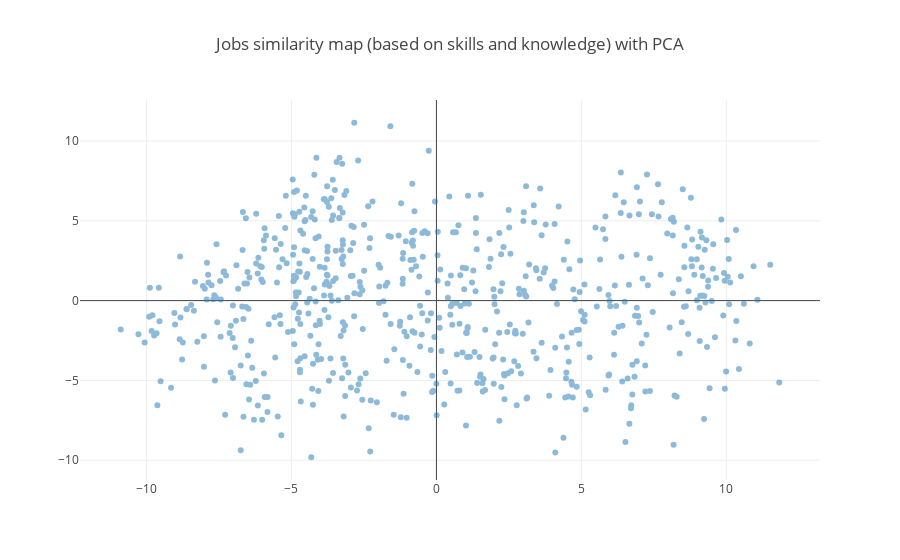

The notebook cell this image was saved under:
### Code cell
data = [
    go.Scatter(
        x=pc[:,0],
        y=pc[:,1],
        mode='markers',
        text=df_pivot.index.tolist(),
        opacity=0.5
    )
]
layout = go.Layout(
    title='Jobs similarity map (based on skills and knowledge) with PCA',
    hovermode='closest'
)
fig = go.Figure(data=data, layout=layout)
plot_url = iplot(fig, filename='hover-chart-basic')

### Figure 1 — Plotly figure (JSON) as saved in the notebook; plotly's stock layout.template omitted (floating-point values rounded to 4 significant figures; data arrays with more than 128 entries replaced by an {"elided": "..."} marker saying what was removed)
{"data": [{"mode": "markers", "opacity": 0.5, "text": {"elided": "640 str values"}, "type": "scatter", "uid": "b8a9e97a-aa13-11e8-ab97-a45e60d3a8a7", "x": {"elided": "640 float values"}, "y": {"elided": "640 float values"}}], "layout": {"hovermode": "closest", "title": "Jobs similarity map (based on skills and knowledge) with PCA"}}
